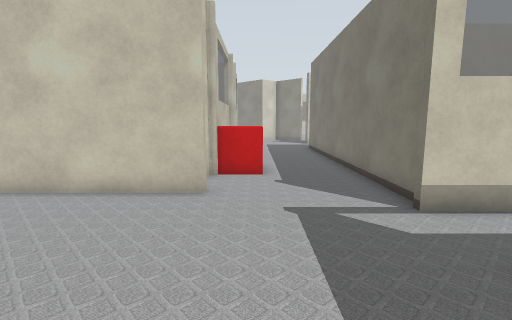
[1] (above)

24 first-person views from a walk through a world built for the Gazebo simulator. The camera is 0.94 m above the floor, tilts 8° down and sees 85° across. Floor lines are 1 m apart. The floor is counted in squares, 0.5 m on a side. Each view is taken from the middle of a square. On the plan, view 1 faces up. The plan holds only what a view shows up to about 16 squares ahead; the rest is blank. The place goes on beyond the plan.

[2]
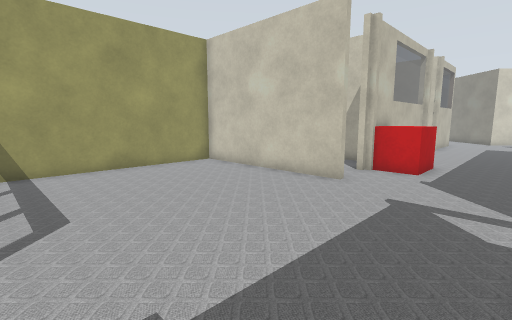

[3]
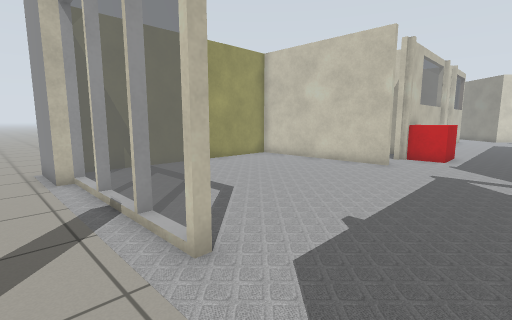

[4]
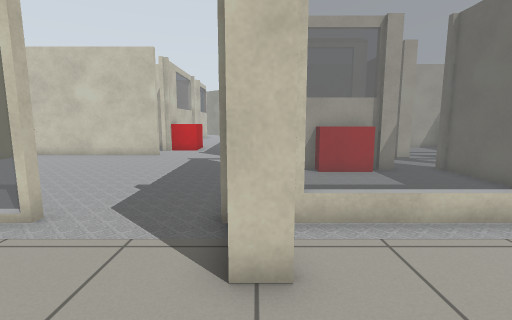

[5]
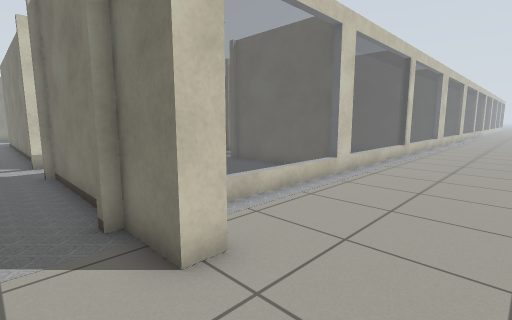

[6]
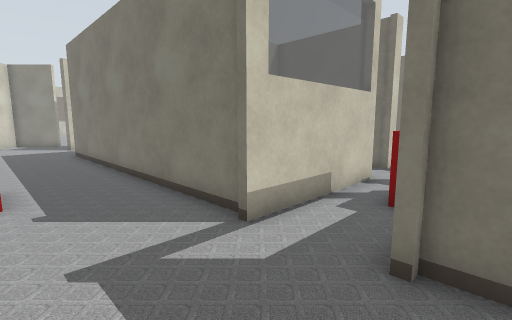

[7]
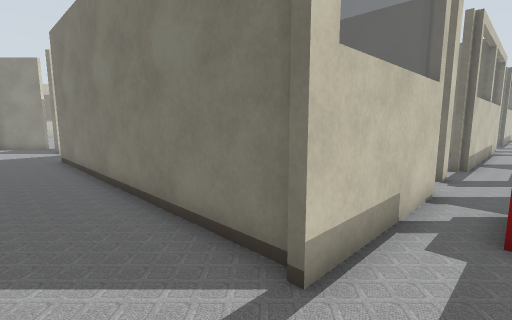

[8]
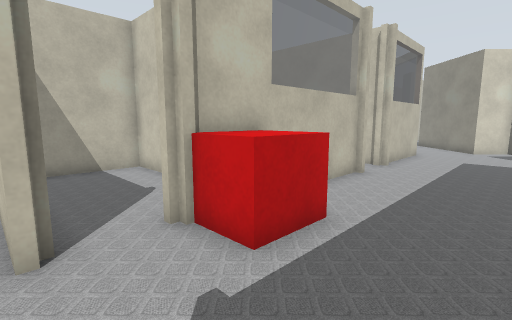

[9]
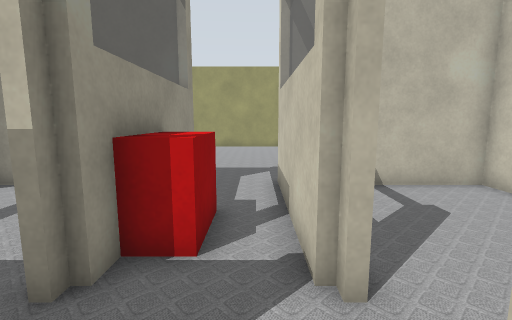

[10]
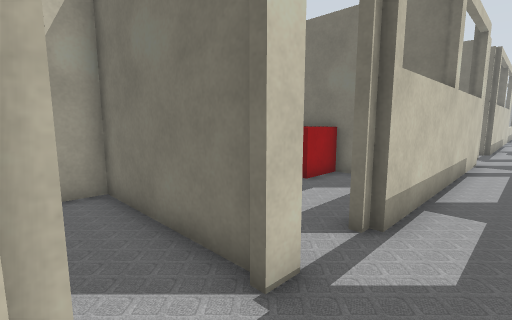

[11]
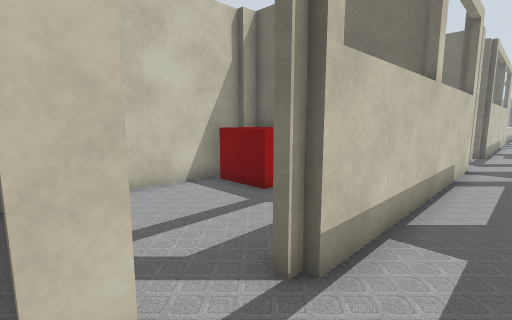

[12]
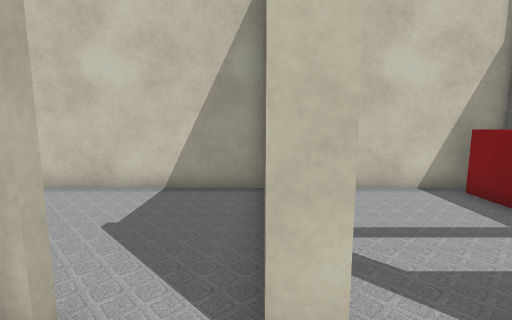

[13]
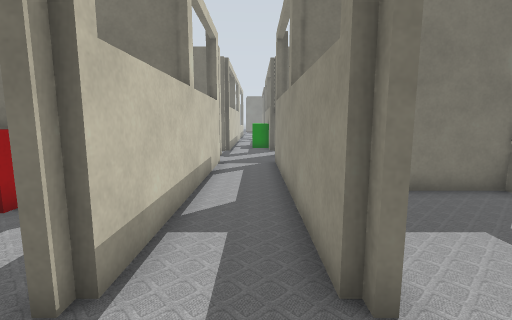

[14]
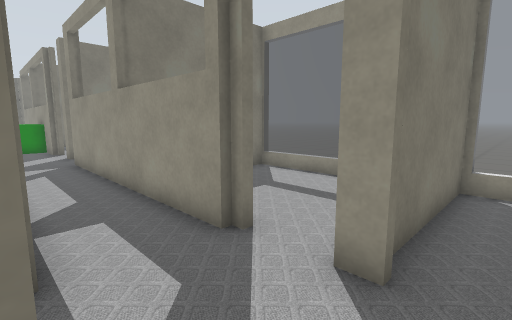

[15]
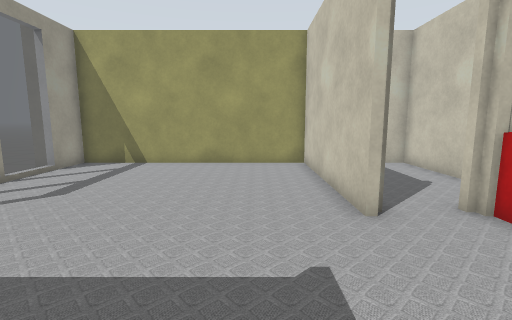

[16]
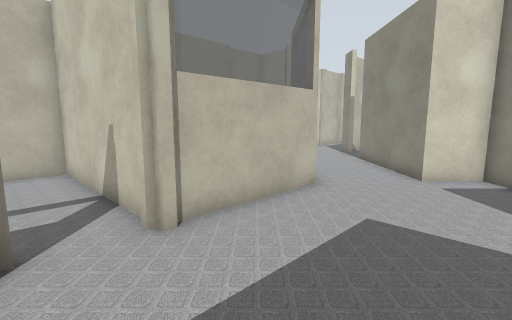

[17]
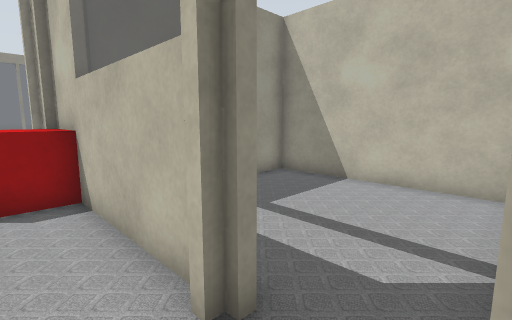

[18]
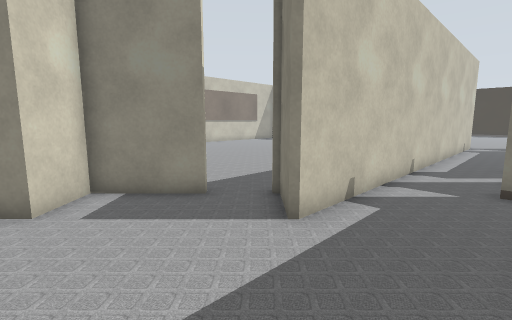

[19]
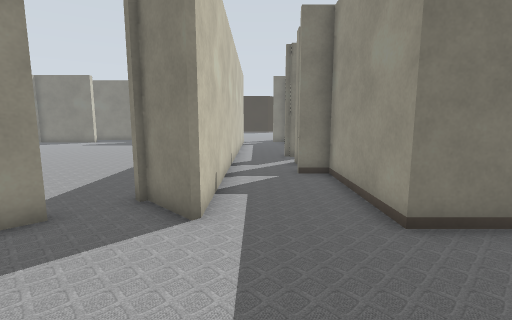

[20]
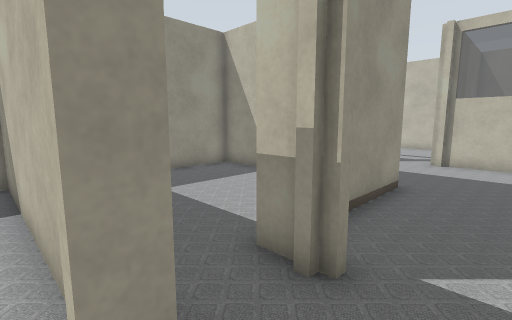

[21]
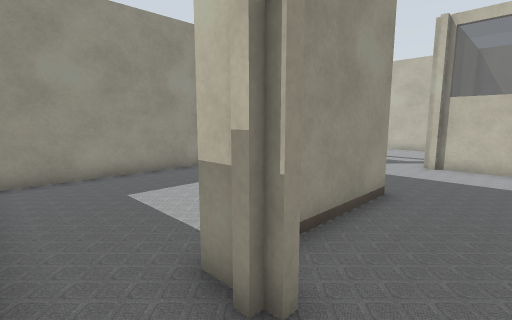

[22]
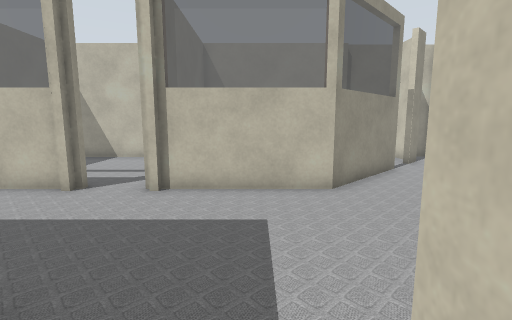

[23]
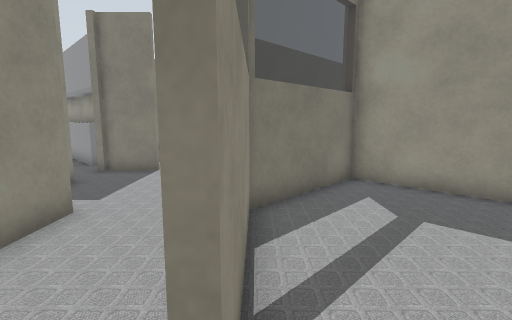

[24]
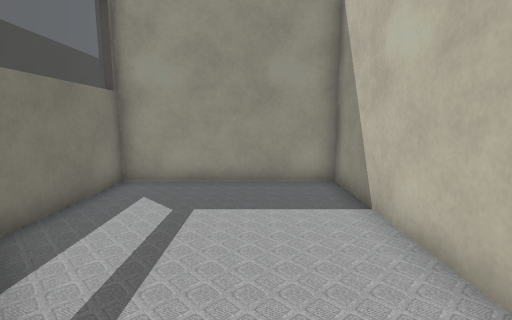

### Floor plan
Key: @ floor where view 1 was taken; # wall or solid block; x gap in a wall; . floor; = window, fence, low wall or low ledge; B green box; O other object.
Columns run from 8 left of view 1 to 32 right of it. Each row starts with its distance up from view 1.
 28   .....#####
 27    ##...##.##
 26 #...==......##
 25 #....==......#
 24 #.....#......##
 23 #.....#......################
 22 #.....#......................
 21 #.....#......................
 20 #.....#..........#.####
 19 #######.....######.#
 18 #...........#   ...#
 17 #.....#.....#  ....#
 16 #.....#.....# .....#
 15 #.... #.....#......#
 14 #...  #.....#......#
 13 #..   #.....#......#
 12 #######OO...#########  ####
 11 #.....#OO...#......#  #  OO
 10 #.....#OO...#......# ....OO
  9 #...........#......# ....OO
  8 #.... #.....#......# .....
  7 #######.....#......# .....##      #
  6 #...........######.##.###########.##.####
  5 #........................................
  4 #.............OOO.....................B
  3 #...........###OO#.##############.#xx##
  2 #...........# .OO..#      ##      #
  1 #...........# .....#       #      #
  0 #.......@...#......#       #
 -1 #...........#..   .#      ##
 -2 #...........#.    .##    ###
 -3 ##======....#=======#======#
 -4  #..........#................
 -5  .............................
 -6           .....................
 -7             ...................
 -8           . ...........

Positions as (right, up) in squares from view 1, and headings:
1: (0, 0), facing up
2: (3, -1), facing up-left
3: (3, -5), facing up-left
4: (4, -8), facing up
5: (2, -8), facing up-right
6: (0, 2), facing up-right
7: (1, 4), facing up-right
8: (3, 7), facing up-left
9: (12, 5), facing left
10: (9, 4), facing up-right
11: (11, 4), facing up-right
12: (11, 4), facing up
13: (11, 4), facing right
14: (10, 6), facing down-right
15: (4, 5), facing left
16: (3, 17), facing up-left
17: (0, 19), facing down-left
18: (0, 20), facing up-right
19: (-1, 22), facing right
20: (12, 22), facing down-left
21: (11, 22), facing down-left
22: (6, 22), facing left
23: (-6, 28), facing down-right
24: (-6, 28), facing down
